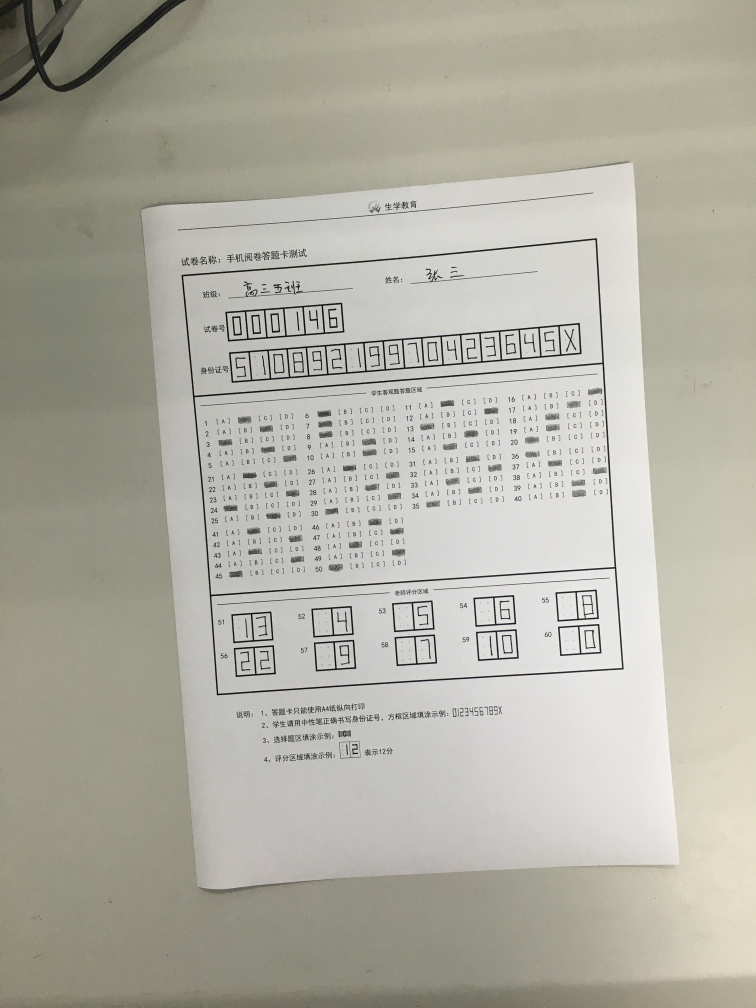
#> input picture image/ceshi.jpg, 3024 x 4032 px, found by its file name (shown at 1/4 size)
$ python index.py   (older library calls are emulated)
#> lines starting #> are read from the running program, lines starting #| are printed output that depends on the picture; after the words box and inside, x2 and y2 are one past the last pixel; in counts of white or black regions, pixels touching at a corner belong together
from imutils.perspective import four_point_transform
from imutils import contours
import numpy as np
import argparse
import imutils
import cv2
import matplotlib.pyplot as plt
import sys, urllib, json
import urllib.request
import urllib.parse
import base64
url = 'http://apis.baidu.com/idl_baidu/ocridcard/ocridcard'
import pytesseract
from PIL import Image

#手动输入值确定卷子类型,默认只有选择题
s=1
data=[]
'''
第一类卷子：
上边缘：350~450
下边缘：1411~1450
机读卡填土面积：50*10
x:[(90,160,270,350.410),(510,560,680,760,840),(930,1025,1120,1200,1280),(1360,1460,1550,1630,1730)]
y:[(500,520,560,610,650,680),(720,760,800,850,880,930),(950,1000,1030,1080,1130,1170),(1190,1220,1280,1325,1365,1405)]
'''
x0=[90,160,270,350.410,510,560,680,760,840,930,1025,1120,1200,1280,1360,1460,1550,1630,1730]
y0=[500,520,560,610,650,680,720,760,800,850,880,930,950,1000,1030,1080,1130,1170,1190,1220,1280,1325,1365,1405]
x1=[920,1000,1750,1150,1210,1275]
y1=[150,225,355,500,600]

xt1=[0,90,220,350,470,610,700,830,940,1070,1200,1300,1430,1540,1660,1790,1890,2015,2240,2270,2400]
yt1=[900,1000,1070,1140,1210,1300,1375,1450,1500,1580,1650,1750,1810,1880,1950,2150]

testnumx=[0,350,465,575,690,800,920]
IDnumx=[0,345,460,575,690,800,913,1025,1135,1243,1356,1469,1582,1691,1804,1920,2033,2146,2400]
answernumx=[0,244,2350,717,941,1190,1410,1668,1900,2152,2400]
y1num=[0,480,770]
y2num=[2250,2440,2700]

Answer=[]
#两种卷子统一规格
width0=1750
height0=1450
width1=2400
height1=2800


#图像膨胀
# [28 lines left out: functions Change, liner, not called in this run]
#卷子model0判题
def judgey0(y):
    if (y / 5 < 1):
        return  y + 1
    elif y / 5 < 2 and y/5>=1:
        return y % 5 + 20 + 1
    else:
        return y % 5 + 40 + 1
def judgex0(x):
    if(x%5==1):
        return 'A'
    elif(x%5==2):
        return 'B'
    elif(x%5==3):
        return 'C'
    elif(x%5==4):
        return 'D'
def judge0(x,y):
    if x/5<1 :
        #print(judgey0(y))
        return (judgey0(y),judgex0(x))
    elif x/5<2 and x/5>=1:
        #print(judgey0(y)+5)
        return (judgey0(y)+5,judgex0(x))
    elif x/5<3 and x/5>=2:
       # print(judgey0(y)+10)
        return (judgey0(y)+10,judgex0(x))
    else:
        #print(judgey0(y)+15)
        return (judgey0(y)+15,judgex0(x))

getid=[]
def get(data):
    testid = '000046'
    IDid = '51089209910423645X'
    answeid = '132204090507061080'
    getid.append(testid)
    getid.append(IDid)
    getid.append(answeid)

#数字识别
"""
template0=cv2.imread('D:/Python/www/duka/source/img0/1.jpg',0)
template1=cv2.imread('D:/Python/www/duka/source/img1/0.jpg',0)
template2=cv2.imread('D:/Python/www/duka/source/img2/0.jpg',0)
template3=cv2.imread('D:/Python/www/duka/source/img3/0.jpg',0)
template4=cv2.imread('D:/Python/www/duka/source/img4/0.jpg',0)
template5=cv2.imread('D:/Python/www/duka/source/img5/0.jpg',0)
template6=cv2.imread('D:/Python/www/duka/source/img6/0.jpg',0)
template7=cv2.imread('D:/Python/www/duka/source/img7/0.jpg',0)
template8=cv2.imread('D:/Python/www/duka/source/img8/0.jpg',0)
template9=cv2.imread('D:/Python/www/duka/source/img9/0.jpg',0)
#templatex=cv2.imread('D:/Python/www/duka/source/imgx/0.jpg',0)

'''
模板方法选择：
w,h = template.shape[::-1]
methods = ['cv2.TM_CCOEFF', 'cv2.TM_CCOEFF_NORMED', 'cv2.TM_CCORR',
      'cv2.TM_CCORR_NORMED', '*cv2.TM_SQDIFF', '*cv2.TM_SQDIFF_NORMED']
res = cv2.matchTemplate(img,template,method)
min_val, max_val, min_loc, max_loc = cv2.minMaxLoc(res)
if method in [cv2.TM_SQDIFF, cv2.TM_SQDIFF_NORMED]:
  top_left = min_loc
else:
  top_left = max_loc
  bottom_right = (top_left[0] + w, top_left[1] + h)
  cv2.rectangle(img,top_left, bottom_right, 255, 2)
'''

def templatematch(img,template):
    w, h = template.shape[::-1]
    res = cv2.matchTemplate(img, template, cv2.TM_CCORR_NORMED)
    min_val, max_val, min_loc, max_loc = cv2.minMaxLoc(res)
    # 左上角顶点
    topleft = min_loc
    # 右下角顶点
    bottom_right = (topleft[0] + w, topleft[1] + h)
    # [5 lines of commented-out code are left out]
    return max_val

def Maxnum(img):
    for i in range(len(testnumx)-1):
        pro=[]
        tempimg=img[y1num[0]:y1num[1],testnumx[i]:testnumx[i+1]]
        #print(testnumx[i+1]-testnumx[i])
        pro.append(templatematch(tempimg,template0))
        pro.append(templatematch(tempimg, template1))
        pro.append(templatematch(tempimg, template2))
        pro.append(templatematch(tempimg, template3))
        pro.append(templatematch(tempimg, template4))
        pro.append(templatematch(tempimg, template5))
        pro.append(templatematch(tempimg, template6))
        pro.append(templatematch(tempimg, template7))
        pro.append(templatematch(tempimg, template8))
        pro.append(templatematch(tempimg, template9))
        #pro.append(templatematch(tempimg, templatex))
        print(pro.index(max(pro)))

        '''
        max=templatematch(tempimg,template0)
        if(max>templatematch(tempimg,template1)):
            print('0')
        else:
            print('1')
        '''


#Maxnum(NumImg)
'''
#单模板
w,h=template0.shape[::-1]
res=cv2.matchTemplate(NumImg,template0,cv2.TM_CCORR_NORMED)
min_val,max_val,min_loc,max_loc=cv2.minMaxLoc(res)
#左上角顶点
topleft=min_loc
#右下角顶点
bottom_right=(topleft[0]+w,topleft[1]+h)
#在图里绘制矩形
cv2.rectangle(NumImg,topleft,bottom_right,(0,0,255),-1)
print(min_val,max_val)
#def choose(Img):
'''
'''
testimage=Image.open('D:/Python/www/duka/source/test.png')
code=pytesseract.image_to_string(testimage)
print(code)
'''
"""
# [31 lines left out: function congnitive, not called in this run]
def cutpic(img):
    tempimg1=img[240:461,213:939]
    tempimg1 = cv2.resize(tempimg1, (500, 100), cv2.INTER_LANCZOS4)
    cv2.imwrite("D:/Python/www/duka/source/storetmp/T.png", tempimg1)
    tempimg2 = img[476:725, 221:1258]
    cv2.imwrite("D:/Python/www/duka/source/storetmp/TTTT.png", tempimg2)
    tempimg3 = img[476:725, 1258:2293]
    cv2.imwrite("D:/Python/www/duka/source/storetmp/TTTT2.png", tempimg3)
    tempimg4 = img[2236:2691, 100:379]
    cv2.imwrite("D:/Python/www/duka/source/storetmp/T1.png", tempimg4)
    tempimg5 = img[2236:2691, 597:864]
    cv2.imwrite("D:/Python/www/duka/source/storetmp/T2.png", tempimg5)
    tempimg6 = img[2236:2691, 1063:1337]
    cv2.imwrite("D:/Python/www/duka/source/storetmp/T3.png", tempimg6)
    tempimg7 = img[2236:2691, 1533:1808]
    cv2.imwrite("D:/Python/www/duka/source/storetmp/T4.png", tempimg7)
    tempimg8 = img[2236:2691, 2003:2281]
    cv2.imwrite("D:/Python/www/duka/source/storetmp/T5.png", tempimg8)

# [4 lines left out: function read, not called in this run]

# 加载图片，将它转换为灰阶，轻度模糊，然后边缘检测。
image = cv2.imread("D:/Python/www/duka/image/ceshi.jpg")
#> image is the input picture: shape (4032, 3024, 3); mean B, G, R 163.2, 175, 176.9

gray = cv2.cvtColor(image, cv2.COLOR_BGR2GRAY)
blurred = cv2.GaussianBlur(gray, (3, 3), 0)
bin=cv2.adaptiveThreshold(blurred,255,cv2.ADAPTIVE_THRESH_MEAN_C,cv2.THRESH_BINARY,53,2)
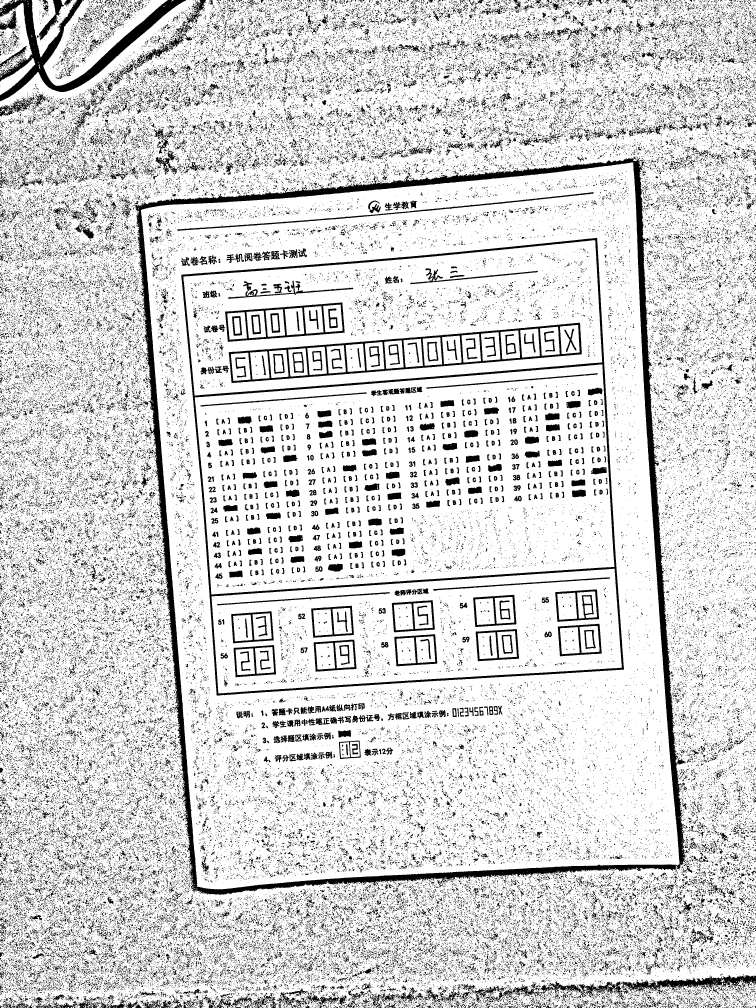
#> bin: shape (4032, 3024) (shown at 1/4 size); 83.6% white; 106646 black regions (91843 under 20 px), largest, box (x1, y1, x2, y2) and area: (539, 626, 2743, 3581) 217937, (725, 952, 2496, 2782) 79479, (0, 0, 745, 405) 51312
blurred=cv2.adaptiveThreshold(blurred,255,cv2.ADAPTIVE_THRESH_MEAN_C,cv2.THRESH_BINARY,51,2)
#> blurred: shape (4032, 3024); 83.7% white; 107875 black regions (92921 under 20 px), largest, box (x1, y1, x2, y2) and area: (541, 626, 2743, 3580) 209368, (725, 952, 2496, 2782) 79166, (0, 0, 745, 405) 51083
blurred=cv2.copyMakeBorder(blurred,5,5,5,5,cv2.BORDER_CONSTANT,value=(255,255,255))
#> blurred: shape (4042, 3034); 83.8% white; 107875 black regions (92921 under 20 px), largest, box (x1, y1, x2, y2) and area: (546, 631, 2748, 3585) 209368, (730, 957, 2501, 2787) 79166, (5, 5, 750, 410) 51083
edged = cv2.Canny(blurred, 10, 100)
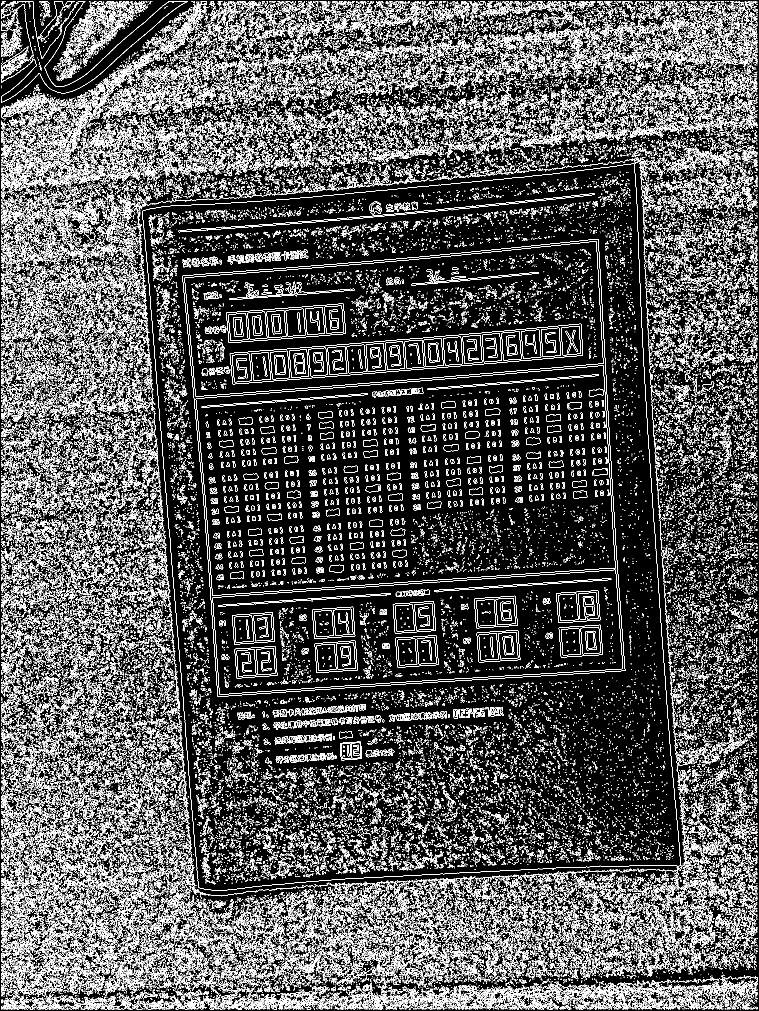
#> edged: shape (4042, 3034) (shown at 1/4 size); 10.6% white in thin lines or dots

'''
#hough transform
lines = cv2.HoughLinesP(edged,1,np.pi/180,30,minLineLength=5,maxLineGap=20)
lines1 = lines[:,0,:]#提取为二维
for x1,y1,x2,y2 in lines1[:]:
    cv2.line(image,(x1,y1),(x2,y2),(255,0,0),1)

thresh = cv2.threshold(blurred, 0, 255,cv2.THRESH_BINARY_INV | cv2.THRESH_OTSU)[1]
plt.subplot(122),plt.imshow(thresh)
plt.xticks([]),plt.yticks([])
plt.show()

'''
'''
gray=cv2.cvtColor(image,cv2.COLOR_BGR2GRAY)
ret,binary=cv2.threshold(gray,127,255,cv2.THRESH_BINARY)
contours=cv2.findContours(binary,cv2.RETR_TREE,cv2.CHAIN_APPROX_SIMPLE)
cv2.drawContours(image,contours,-1,(0,0,255),3)
cv2.imshow("img",image)
cv2.waitKey(0)
'''

# 从边缘图中寻找轮廓，然后初始化答题卡对应的轮廓
'''
findContours
image -- 要查找轮廓的原图像
mode -- 轮廓的检索模式，它有四种模式：
     cv2.RETR_EXTERNAL  表示只检测外轮廓
     cv2.RETR_LIST 检测的轮廓不建立等级关系
     cv2.RETR_CCOMP 建立两个等级的轮廓，上面的一层为外边界，里面的一层为内孔的边界信息。如果内孔内还有一个连通物体，
              这个物体的边界也在顶层。
     cv2.RETR_TREE 建立一个等级树结构的轮廓。
method --  轮廓的近似办法：
     cv2.CHAIN_APPROX_NONE 存储所有的轮廓点，相邻的两个点的像素位置差不超过1，即max （abs (x1 - x2), abs(y2 - y1) == 1
     cv2.CHAIN_APPROX_SIMPLE压缩水平方向，垂直方向，对角线方向的元素，只保留该方向的终点坐标，例如一个矩形轮廓只需
                       4个点来保存轮廓信息
      cv2.CHAIN_APPROX_TC89_L1，CV_CHAIN_APPROX_TC89_KCOS使用teh-Chinl chain 近似算法
'''
cnts = cv2.findContours(edged, cv2.RETR_EXTERNAL,cv2.CHAIN_APPROX_SIMPLE)
#> cnts = 154313 contours
# cnts = cnts[0] if imutils.is_cv2() else cnts[1]
cnts = cnts[1] if imutils.is_cv3() else cnts[0]
docCnt = None
# 确保至少有一个轮廓被找到
if len(cnts) > 0:
    # 将轮廓按大小降序排序
    cnts = sorted(cnts, key=cv2.contourArea, reverse=True)

    # 对排序后的轮廓循环处理
    for c in cnts:
        # 获取近似的轮廓
        peri = cv2.arcLength(c, True)
        approx = cv2.approxPolyDP(c, 0.02 * peri, True)
        # 如果近似轮廓有四个顶点，那么就认为找到了答题卡
        if len(approx) == 4:
            docCnt = approx
            break
#> this loop made 1 pass
#> (peri, docCnt) on pass 1: (6914.6, [[2393, 957], [729, 1105], [871, 2786], [2500, 2683]])
# 对原始图像和灰度图都进行四点透视变换
#cv2.drawContours(image, c, -1, (0, 0, 255), 5, lineType=0)
newimage=image.copy()
for i in docCnt:
    cv2.circle(newimage, (i[0][0],i[0][1]), 50, (255, 0, 0), -1)
#> this loop made 4 passes
#> i on passes 1 to 4: [[2393, 957]], [[729, 1105]], [[871, 2786]], [[2500, 2683]]

plt.figure()
plt.subplot(131)
plt.imshow(image,cmap='gray')
#加上这句就隐藏坐标了
#plt.xticks([]), plt.yticks([])
plt.subplot(132)
plt.imshow(blurred,cmap = 'gray')
#plt.grid()
#plt.subplot(122),plt.plot([(0),(1000)])
#plt.xticks([]), plt.yticks([])
plt.subplot(133)
plt.imshow(newimage,cmap = 'gray')
#plt.grid()
#plt.subplot(122),plt.plot([(0),(1000)])
#plt.xticks([]), plt.yticks([])
plt.show()

paper = four_point_transform(image, docCnt.reshape(4, 2))
warped = four_point_transform(gray, docCnt.reshape(4, 2))
# 对灰度图应用二值化算法
thresh=cv2.adaptiveThreshold(warped,255,cv2.ADAPTIVE_THRESH_MEAN_C,cv2.THRESH_BINARY,53,2)
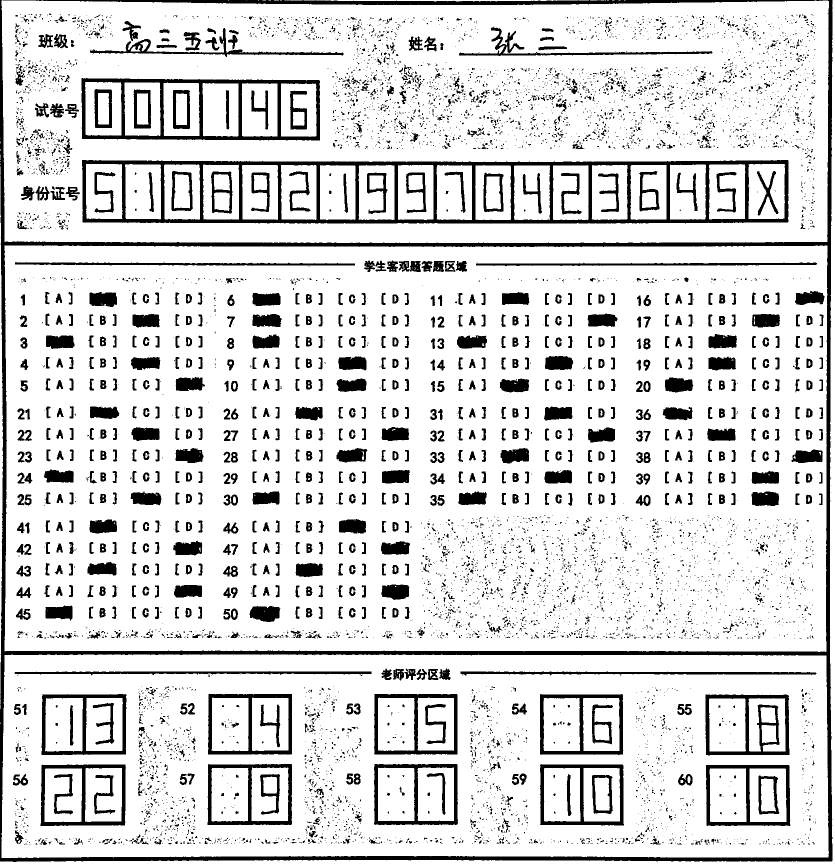
#> thresh: shape (1729, 1670) (shown at 1/2 size); 85.3% white; 8026 black regions (6888 under 20 px), largest, box (x1, y1, x2, y2) and area: (0, 0, 1665, 1724) 71403, (164, 320, 1577, 447) 35224, (163, 156, 640, 281) 12282
threshtmmp=thresh
#图形转换为标准方块
'''
插值方法
INTER_NEAREST - 最邻近插值
INTER_LINEAR - 双线性插值，这是默认的方法）
INTER_AREA - resampling using pixel area relation. It may be a preferred method for image decimation, as it gives moire’-free results. But when the image is zoomed, it is similar to the INTER_NEAREST method.
INTER_CUBIC - 4x4像素邻域的双立方插值
INTER_LANCZOS4 - 8x8像素邻域的Lanczos插值
'''
#卷子类型为0
if s==0:
    thresh=cv2.resize(thresh,(width0,height0),cv2.INTER_LANCZOS4)
    paper=cv2.resize(paper,(width0,height0),cv2.INTER_LANCZOS4)
    #paper 用来标记边缘检测，所以建一个来保存
    paperorign=paper
    warped=cv2.resize(warped,(width0,height0),cv2.INTER_LANCZOS4)
    ChQImg=cv2.blur(thresh,(21,21))
    '''
    参数说明
    第一个参数 src    指原图像，原图像应该是灰度图。
   第二个参数 x      指用来对像素值进行分类的阈值。
   第三个参数 y      指当像素值高于（有时是小于）阈值时应该被赋予的新的像素值
   第四个参数 Methods  指，不同的不同的阈值方法，这些方法包括：
                •cv2.THRESH_BINARY
                •cv2.THRESH_BINARY_INV
                •cv2.THRESH_TRUNC
                •cv2.THRESH_TOZERO
                •cv2.THRESH_TOZERO_INV
    '''
    ChQImg=cv2.threshold(ChQImg,120,225,cv2.THRESH_BINARY)
    ChQImg=ChQImg[1]

    #实验发现用边缘检测根本不靠谱……
    #确定选择题答题区
    #ChQImg=thresh[450:height0,0:width0]
    # 在二值图像中查找轮廓，然后初始化题目对应的轮廓列表
    cnts = cv2.findContours(ChQImg, cv2.RETR_TREE,cv2.CHAIN_APPROX_SIMPLE)
    '''
    检测用边缘绘制
    cv2.drawContours(paper, cnts[1], -1, (0, 0, 255), 10, lineType=0)
    '''
    # cnts = cnts[0] if imutils.is_cv2() else cnts[1]
    cnts = cnts[1] if imutils.is_cv3() else cnts[0]
    questionCnts = []
    # 对每一个轮廓进行循环处理
    for c in cnts:
        #计算轮廓的边界框，然后利用边界框数据计算宽高比
        (x,y,w,h)=cv2.boundingRect(c)
        questionCnts.append(c)
        if(w>50&h>10):
            questionCnts.append(c)
            M = cv2.moments(c)
            cX = int(M["m10"] / M["m00"])
            cY = int(M["m01"] / M["m00"])
            cv2.drawContours(paper, c, -1, (0, 0, 255), 5, lineType=0)
            cv2.circle(paper, (cX, cY), 7, (255, 255, 255), -1)
            Answer.append((cX,cY))

#卷子类型为1
elif s==1:
    thresh = cv2.resize(thresh, (width1, height1), cv2.INTER_LANCZOS4)
#> thresh: shape (2800, 2400)
    paper = cv2.resize(paper, (width1, height1), cv2.INTER_LANCZOS4)
#> paper: shape (2800, 2400, 3)
    # paper 用来标记边缘检测，所以建一个来保存
    paperorign = paper
    warped = cv2.resize(warped, (width1, height1), cv2.INTER_LANCZOS4)
#> warped: shape (2800, 2400)
    ChQImg = cv2.blur(thresh, (23, 23))
    '''
    参数说明
    第一个参数 src    指原图像，原图像应该是灰度图。
   第二个参数 x      指用来对像素值进行分类的阈值。
   第三个参数 y      指当像素值高于（有时是小于）阈值时应该被赋予的新的像素值
   第四个参数 Methods  指，不同的不同的阈值方法，这些方法包括：
                •cv2.THRESH_BINARY
                •cv2.THRESH_BINARY_INV
                •cv2.THRESH_TRUNC
                •cv2.THRESH_TOZERO
                •cv2.THRESH_TOZERO_INV
    '''
    ChQImg = cv2.threshold(ChQImg, 100, 225, cv2.THRESH_BINARY)[1]
#> ChQImg: shape (2800, 2400); values 0 (black) and 225 (white), 97.4% white; 305 black regions (29 under 20 px), largest, box (x1, y1, x2, y2) and area: (464, 0, 2051, 10) 12651, (0, 251, 20, 1074) 5568, (0, 1877, 22, 2491) 4224

    NumImg=cv2.blur(thresh,(15,15))
    NumImg=cv2.threshold(NumImg, 170, 255, cv2.THRESH_BINARY)[1]
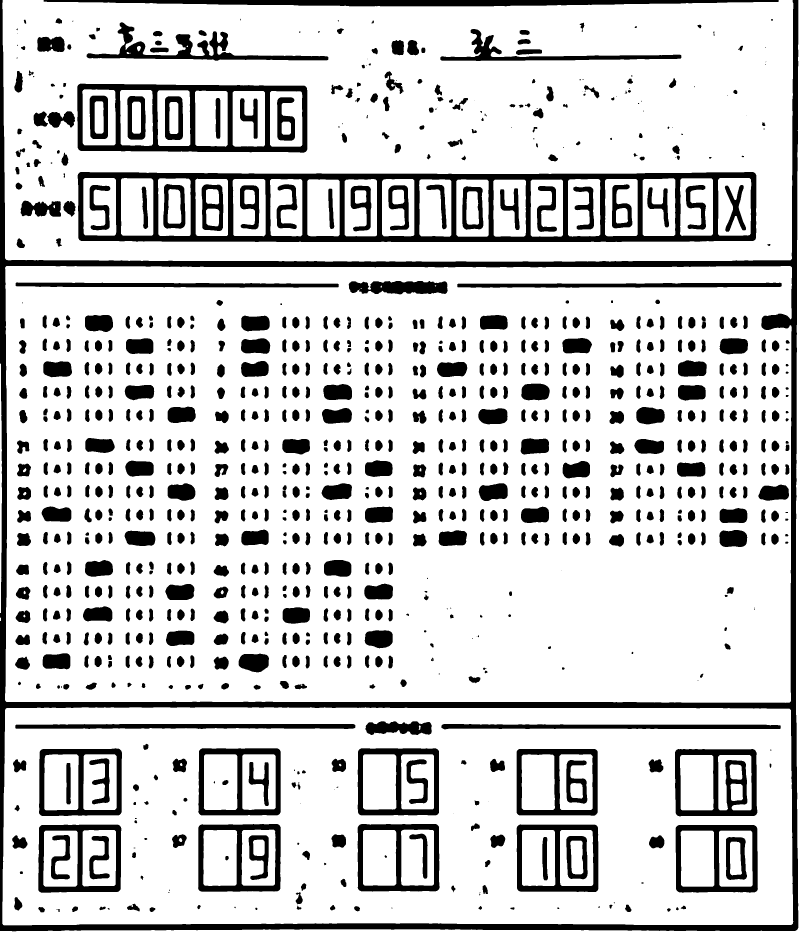
#> NumImg: shape (2800, 2400) (shown at 1/3 size); 81.3% white; 944 black regions (79 under 20 px), largest, box (x1, y1, x2, y2) and area: (0, 0, 2395, 2794) 209395, (233, 516, 2269, 726) 118727, (232, 251, 922, 458) 41159
    # cv2.imwrite("D:/Python/www/duka/source/temp.jpg",NumImg)

    kernel = cv2.getStructuringElement(cv2.MORPH_RECT, (11, 11))
    kernel2 = cv2.getStructuringElement(cv2.MORPH_RECT, (7, 7))
    NumImg2 = cv2.dilate(warped, kernel)
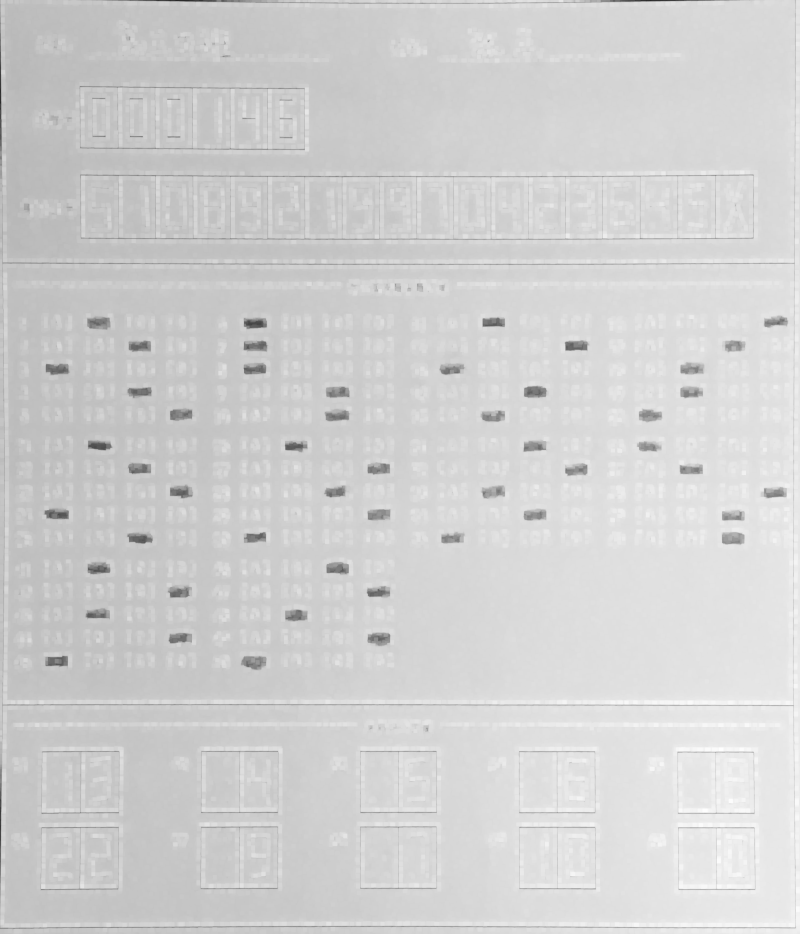
#> NumImg2: shape (2800, 2400) (shown at 1/3 size); min 21, max 254, mean 209.1
    # NumImg2=cv2.adaptiveThreshold(ChQImg2,255,cv2.ADAPTIVE_THRESH_MEAN_C,cv2.THRESH_BINARY,5,2)
    NumImg2 = cv2.erode(NumImg2, kernel2)
    # NumImg2 = cv2.threshold(ChQImg2, 200, 225, cv2.THRESH_BINARY)[1]
    NumImg2 = cv2.adaptiveThreshold(NumImg2, 255, cv2.ADAPTIVE_THRESH_MEAN_C, cv2.THRESH_BINARY, 23, 2)
#> NumImg2: shape (2800, 2400); 84.9% white; 8241 black regions (4064 under 20 px), largest, box (x1, y1, x2, y2) and area: (0, 0, 2391, 2789) 91979, (237, 520, 2265, 722) 49954, (236, 255, 918, 453) 18080
#> (the rest of the program and of its run is left out)
